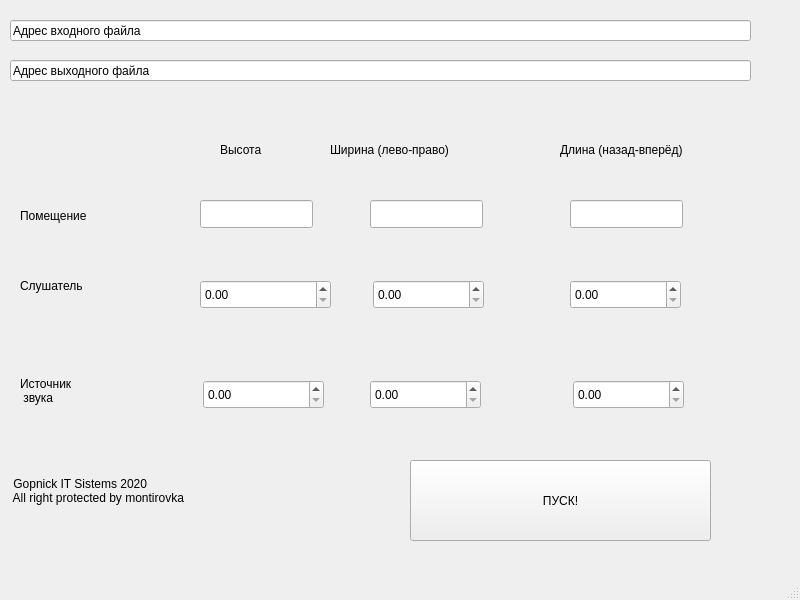
<?xml version="1.0" encoding="UTF-8"?>
<ui version="4.0">
 <class>MainWindow</class>
 <widget class="QMainWindow" name="MainWindow">
  <property name="geometry">
   <rect>
    <x>0</x>
    <y>0</y>
    <width>800</width>
    <height>600</height>
   </rect>
  </property>
  <property name="windowTitle">
   <string>MainWindow</string>
  </property>
  <widget class="QWidget" name="centralwidget">
   <widget class="QPushButton" name="pushButton">
    <property name="geometry">
     <rect>
      <x>410</x>
      <y>460</y>
      <width>301</width>
      <height>81</height>
     </rect>
    </property>
    <property name="text">
     <string>ПУСК!</string>
    </property>
    <property name="checkable">
     <bool>false</bool>
    </property>
    <property name="autoDefault">
     <bool>false</bool>
    </property>
    <property name="default">
     <bool>false</bool>
    </property>
    <property name="flat">
     <bool>false</bool>
    </property>
   </widget>
   <widget class="QLabel" name="label_7">
    <property name="geometry">
     <rect>
      <x>10</x>
      <y>450</y>
      <width>301</width>
      <height>81</height>
     </rect>
    </property>
    <property name="text">
     <string> Gopnick IT Sistems 2020
 All right protected by montirovka</string>
    </property>
   </widget>
   <widget class="QLabel" name="label_4">
    <property name="geometry">
     <rect>
      <x>560</x>
      <y>140</y>
      <width>181</width>
      <height>20</height>
     </rect>
    </property>
    <property name="text">
     <string>Длина (назад-вперёд)</string>
    </property>
   </widget>
   <widget class="QLabel" name="label">
    <property name="geometry">
     <rect>
      <x>20</x>
      <y>200</y>
      <width>111</width>
      <height>31</height>
     </rect>
    </property>
    <property name="text">
     <string>Помещение</string>
    </property>
   </widget>
   <widget class="QLineEdit" name="LineInputFile">
    <property name="geometry">
     <rect>
      <x>10</x>
      <y>20</y>
      <width>741</width>
      <height>21</height>
     </rect>
    </property>
    <property name="text">
     <string>Адрес входного файла</string>
    </property>
   </widget>
   <widget class="QLabel" name="label_5">
    <property name="geometry">
     <rect>
      <x>20</x>
      <y>270</y>
      <width>91</width>
      <height>31</height>
     </rect>
    </property>
    <property name="text">
     <string>Слушатель</string>
    </property>
   </widget>
   <widget class="QDoubleSpinBox" name="doubleSpinBox_2">
    <property name="geometry">
     <rect>
      <x>370</x>
      <y>380</y>
      <width>111</width>
      <height>29</height>
     </rect>
    </property>
   </widget>
   <widget class="QDoubleSpinBox" name="doubleSpinBox_3">
    <property name="geometry">
     <rect>
      <x>573</x>
      <y>380</y>
      <width>111</width>
      <height>29</height>
     </rect>
    </property>
   </widget>
   <widget class="QLabel" name="label_3">
    <property name="geometry">
     <rect>
      <x>220</x>
      <y>140</y>
      <width>76</width>
      <height>20</height>
     </rect>
    </property>
    <property name="text">
     <string>Высота</string>
    </property>
   </widget>
   <widget class="QLineEdit" name="lineEdit_2">
    <property name="geometry">
     <rect>
      <x>10</x>
      <y>60</y>
      <width>741</width>
      <height>21</height>
     </rect>
    </property>
    <property name="text">
     <string>Адрес выходного файла</string>
    </property>
   </widget>
   <widget class="QLineEdit" name="lineEdit_3">
    <property name="geometry">
     <rect>
      <x>200</x>
      <y>200</y>
      <width>113</width>
      <height>28</height>
     </rect>
    </property>
   </widget>
   <widget class="QDoubleSpinBox" name="doubleSpinBox">
    <property name="geometry">
     <rect>
      <x>203</x>
      <y>380</y>
      <width>121</width>
      <height>29</height>
     </rect>
    </property>
   </widget>
   <widget class="QDoubleSpinBox" name="doubleSpinBox_4">
    <property name="geometry">
     <rect>
      <x>200</x>
      <y>280</y>
      <width>131</width>
      <height>29</height>
     </rect>
    </property>
   </widget>
   <widget class="QDoubleSpinBox" name="doubleSpinBox_6">
    <property name="geometry">
     <rect>
      <x>570</x>
      <y>280</y>
      <width>111</width>
      <height>29</height>
     </rect>
    </property>
   </widget>
   <widget class="QLineEdit" name="lineEdit_5">
    <property name="geometry">
     <rect>
      <x>570</x>
      <y>200</y>
      <width>113</width>
      <height>28</height>
     </rect>
    </property>
   </widget>
   <widget class="QLabel" name="label_2">
    <property name="geometry">
     <rect>
      <x>330</x>
      <y>140</y>
      <width>181</width>
      <height>20</height>
     </rect>
    </property>
    <property name="text">
     <string>Ширина (лево-право)</string>
    </property>
   </widget>
   <widget class="QDoubleSpinBox" name="doubleSpinBox_5">
    <property name="geometry">
     <rect>
      <x>373</x>
      <y>280</y>
      <width>111</width>
      <height>29</height>
     </rect>
    </property>
   </widget>
   <widget class="QLabel" name="label_6">
    <property name="geometry">
     <rect>
      <x>20</x>
      <y>370</y>
      <width>121</width>
      <height>41</height>
     </rect>
    </property>
    <property name="text">
     <string>Источник 
 звука</string>
    </property>
   </widget>
   <widget class="QLineEdit" name="lineEdit_4">
    <property name="geometry">
     <rect>
      <x>370</x>
      <y>200</y>
      <width>113</width>
      <height>28</height>
     </rect>
    </property>
   </widget>
  </widget>
  <widget class="QMenuBar" name="menubar">
   <property name="geometry">
    <rect>
     <x>0</x>
     <y>0</y>
     <width>800</width>
     <height>25</height>
    </rect>
   </property>
  </widget>
  <widget class="QStatusBar" name="statusbar"/>
 </widget>
 <resources/>
 <connections/>
</ui>
